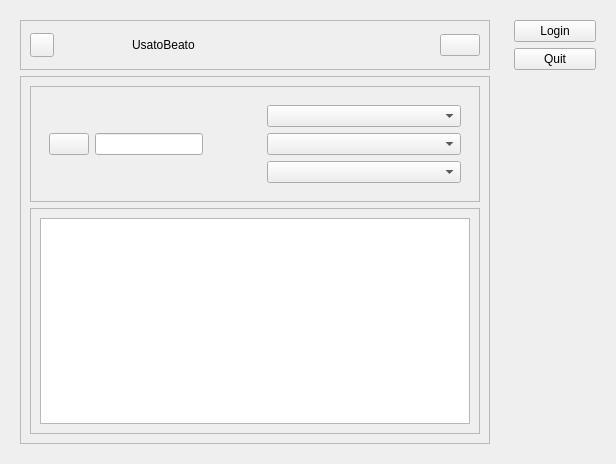
<?xml version="1.0" encoding="UTF-8"?>
<ui version="4.0">
 <class>Form</class>
 <widget class="QWidget" name="Form">
  <property name="geometry">
   <rect>
    <x>0</x>
    <y>0</y>
    <width>616</width>
    <height>464</height>
   </rect>
  </property>
  <property name="windowTitle">
   <string>Form</string>
  </property>
  <layout class="QHBoxLayout" name="horizontalLayout">
   <item>
    <widget class="QWidget" name="mainBody" native="true">
     <property name="sizePolicy">
      <sizepolicy hsizetype="Expanding" vsizetype="Preferred">
       <horstretch>0</horstretch>
       <verstretch>0</verstretch>
      </sizepolicy>
     </property>
     <layout class="QVBoxLayout" name="verticalLayout_2">
      <item>
       <widget class="QFrame" name="frame">
        <property name="minimumSize">
         <size>
          <width>100</width>
          <height>50</height>
         </size>
        </property>
        <property name="frameShape">
         <enum>QFrame::StyledPanel</enum>
        </property>
        <property name="frameShadow">
         <enum>QFrame::Raised</enum>
        </property>
        <layout class="QHBoxLayout" name="horizontalLayout_2">
         <item>
          <widget class="QPushButton" name="pushButton">
           <property name="enabled">
            <bool>true</bool>
           </property>
           <property name="minimumSize">
            <size>
             <width>24</width>
             <height>24</height>
            </size>
           </property>
           <property name="maximumSize">
            <size>
             <width>24</width>
             <height>24</height>
            </size>
           </property>
           <property name="text">
            <string/>
           </property>
           <property name="icon">
            <iconset resource="resources.qrc">
             <normaloff>:/purpleIcons/assets/#78799c(purple) icons/menu.svg</normaloff>:/purpleIcons/assets/#78799c(purple) icons/menu.svg</iconset>
           </property>
           <property name="iconSize">
            <size>
             <width>24</width>
             <height>24</height>
            </size>
           </property>
          </widget>
         </item>
         <item alignment="Qt::AlignHCenter">
          <widget class="QLabel" name="label">
           <property name="text">
            <string>UsatoBeato</string>
           </property>
          </widget>
         </item>
         <item alignment="Qt::AlignRight">
          <widget class="QPushButton" name="pushButton_5">
           <property name="text">
            <string/>
           </property>
           <property name="icon">
            <iconset resource="resources.qrc">
             <normaloff>:/purpleIcons/assets/#78799c(purple) icons/user.svg</normaloff>:/purpleIcons/assets/#78799c(purple) icons/user.svg</iconset>
           </property>
           <property name="iconSize">
            <size>
             <width>24</width>
             <height>24</height>
            </size>
           </property>
          </widget>
         </item>
        </layout>
       </widget>
      </item>
      <item>
       <widget class="QFrame" name="frame_2">
        <property name="sizePolicy">
         <sizepolicy hsizetype="Preferred" vsizetype="Expanding">
          <horstretch>0</horstretch>
          <verstretch>0</verstretch>
         </sizepolicy>
        </property>
        <property name="frameShape">
         <enum>QFrame::StyledPanel</enum>
        </property>
        <property name="frameShadow">
         <enum>QFrame::Raised</enum>
        </property>
        <layout class="QVBoxLayout" name="verticalLayout_3">
         <item>
          <widget class="QFrame" name="frame_3">
           <property name="minimumSize">
            <size>
             <width>1</width>
             <height>100</height>
            </size>
           </property>
           <property name="frameShape">
            <enum>QFrame::StyledPanel</enum>
           </property>
           <property name="frameShadow">
            <enum>QFrame::Raised</enum>
           </property>
           <layout class="QHBoxLayout" name="horizontalLayout_3">
            <item alignment="Qt::AlignLeft">
             <widget class="QWidget" name="widget" native="true">
              <layout class="QHBoxLayout" name="horizontalLayout_4">
               <item>
                <widget class="QPushButton" name="pushButton_2">
                 <property name="text">
                  <string/>
                 </property>
                 <property name="icon">
                  <iconset resource="resources.qrc">
                   <normaloff>:/purpleIcons/assets/#78799c(purple) icons/search.svg</normaloff>:/purpleIcons/assets/#78799c(purple) icons/search.svg</iconset>
                 </property>
                </widget>
               </item>
               <item>
                <widget class="QLineEdit" name="lineEdit"/>
               </item>
              </layout>
             </widget>
            </item>
            <item>
             <widget class="QWidget" name="widget_2" native="true">
              <layout class="QVBoxLayout" name="verticalLayout_5">
               <item>
                <widget class="QComboBox" name="comboBox_2">
                 <property name="currentText">
                  <string/>
                 </property>
                 <property name="iconSize">
                  <size>
                   <width>24</width>
                   <height>24</height>
                  </size>
                 </property>
                 <property name="placeholderText">
                  <string>Filtra Data</string>
                 </property>
                 <item>
                  <property name="text">
                   <string>Ultimo Giorno</string>
                  </property>
                 </item>
                 <item>
                  <property name="text">
                   <string>Ultima Settimana</string>
                  </property>
                 </item>
                 <item>
                  <property name="text">
                   <string>Ultimo Mese</string>
                  </property>
                 </item>
                </widget>
               </item>
               <item>
                <widget class="QComboBox" name="comboBox">
                 <property name="placeholderText">
                  <string>Filtra Categoria</string>
                 </property>
                </widget>
               </item>
               <item>
                <widget class="QComboBox" name="comboBox_3">
                 <property name="placeholderText">
                  <string>Filtra Prezzo</string>
                 </property>
                 <item>
                  <property name="text">
                   <string>0€ - 10€ </string>
                  </property>
                 </item>
                 <item>
                  <property name="text">
                   <string>10€ - 20€</string>
                  </property>
                 </item>
                 <item>
                  <property name="text">
                   <string>20€ - 50€</string>
                  </property>
                 </item>
                 <item>
                  <property name="text">
                   <string>&gt;50€</string>
                  </property>
                 </item>
                </widget>
               </item>
              </layout>
             </widget>
            </item>
           </layout>
          </widget>
         </item>
         <item>
          <widget class="QFrame" name="frame_4">
           <property name="sizePolicy">
            <sizepolicy hsizetype="Preferred" vsizetype="Expanding">
             <horstretch>0</horstretch>
             <verstretch>0</verstretch>
            </sizepolicy>
           </property>
           <property name="frameShape">
            <enum>QFrame::StyledPanel</enum>
           </property>
           <property name="frameShadow">
            <enum>QFrame::Raised</enum>
           </property>
           <layout class="QHBoxLayout" name="horizontalLayout_5">
            <item>
             <widget class="QTableWidget" name="tableWidget"/>
            </item>
           </layout>
          </widget>
         </item>
        </layout>
       </widget>
      </item>
     </layout>
    </widget>
   </item>
   <item alignment="Qt::AlignTop">
    <widget class="QWidget" name="rightMenu" native="true">
     <property name="minimumSize">
      <size>
       <width>100</width>
       <height>0</height>
      </size>
     </property>
     <layout class="QVBoxLayout" name="verticalLayout_4">
      <item>
       <widget class="QPushButton" name="pushButton_3">
        <property name="text">
         <string>Login</string>
        </property>
        <property name="icon">
         <iconset resource="resources.qrc">
          <normaloff>:/purpleIcons/assets/#78799c(purple) icons/log-in.svg</normaloff>:/purpleIcons/assets/#78799c(purple) icons/log-in.svg</iconset>
        </property>
        <property name="iconSize">
         <size>
          <width>24</width>
          <height>24</height>
         </size>
        </property>
       </widget>
      </item>
      <item>
       <widget class="QPushButton" name="pushButton_4">
        <property name="text">
         <string>Quit</string>
        </property>
        <property name="icon">
         <iconset resource="resources.qrc">
          <normaloff>:/purpleIcons/assets/#78799c(purple) icons/x-circle.svg</normaloff>:/purpleIcons/assets/#78799c(purple) icons/x-circle.svg</iconset>
        </property>
        <property name="iconSize">
         <size>
          <width>24</width>
          <height>24</height>
         </size>
        </property>
       </widget>
      </item>
     </layout>
    </widget>
   </item>
  </layout>
 </widget>
 <resources>
  <include location="resources.qrc"/>
 </resources>
 <connections/>
</ui>
